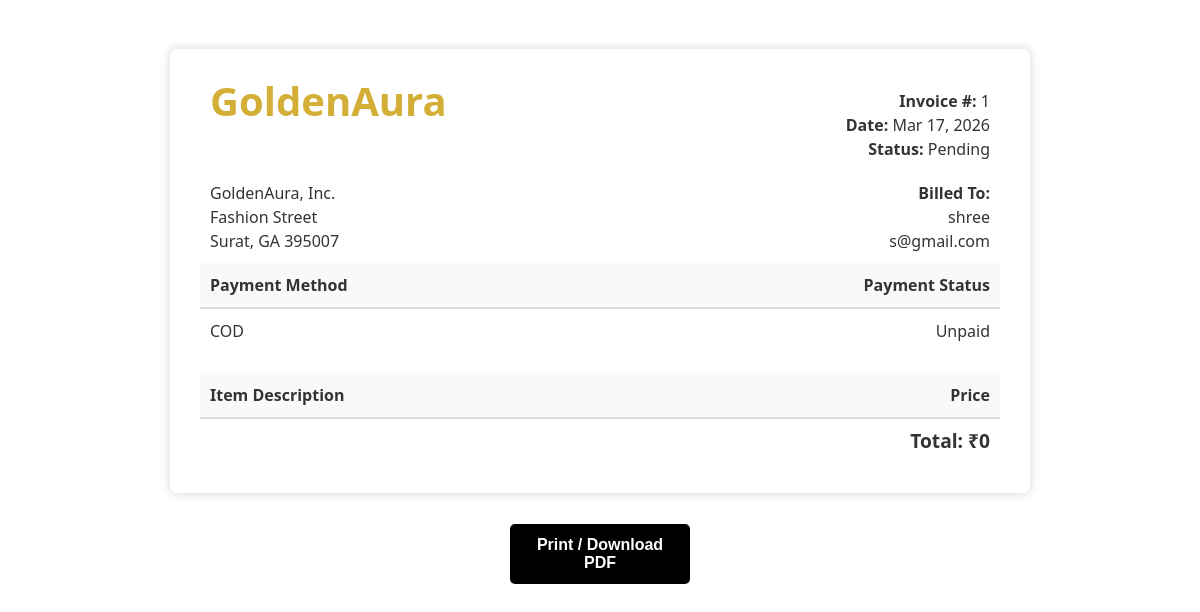
Before: /orders/1/invoice/ (signed in) with the older database file.
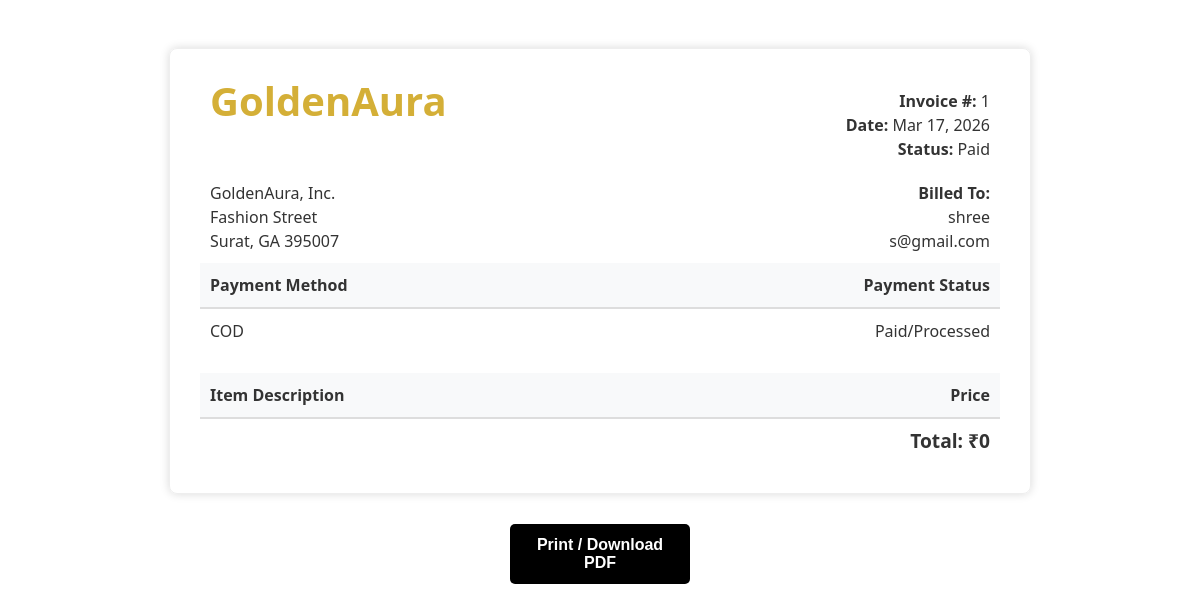
After: the same page with the newer database file.
### store/models.py (models this page shows, shortened)
class Order(models.Model):
    STATUS_CHOICES = [
        ("Pending", "Pending"),
        ("Paid", "Paid"),
        ("Shipped", "Shipped"),
        ("Delivered", "Delivered"),
        ("Cancelled", "Cancelled"),
    ]
    user = models.ForeignKey(User, on_delete=models.CASCADE)
    products = models.ManyToManyField("Product")
    status = models.CharField(max_length=20, choices=STATUS_CHOICES, default="Pending")
    payment_method = models.CharField(max_length=20)
    created_at = models.DateTimeField(auto_now_add=True)

### store/views.py (the view)
# urls.py: path("orders/<int:order_id>/invoice/", views.generate_invoice, name="generate_invoice"),
@login_required
def generate_invoice(request, order_id):
    order = get_object_or_404(Order, id=order_id, user=request.user)
    total = sum(product.price for product in order.products.all())
    return render(request, "store/invoice.html", {"order": order, "total": total})

### store/templates/store/invoice.html (shortened to what this page needs)
<!DOCTYPE html>
<html lang="en">
<head>
</head>
<body>
    <div class="invoice-box">
        <table cellpadding="0" cellspacing="0">
            <tr class="top">
                <td colspan="2">
                    <table>
                        <tr>
                            <td class="title">GoldenAura</td>
                            <td style="text-align: right;">
                                <strong>Invoice #:</strong> {{ order.id }}<br>
                                <strong>Date:</strong> {{ order.created_at|date:"M d, Y" }}<br>
                                <strong>Status:</strong> {{ order.status }}
                            </td>
                        </tr>
                    </table>
                </td>
            </tr>
            <tr class="information">
                <td colspan="2">
                    <table>
                        <tr>
                            <td>
                                GoldenAura, Inc.<br>
                                Fashion Street<br>
                                Surat, GA 395007
                            </td>
                            <td style="text-align: right;">
                                <strong>Billed To:</strong><br>
                                {{ order.user.username }}<br>
                                {% if order.user.email %}{{ order.user.email }}{% endif %}
                            </td>
                        </tr>
                    </table>
                </td>
            </tr>
            <tr class="heading">
                <td class="header" style="padding: 10px;">Payment Method</td>
                <td class="header" style="text-align: right; padding: 10px;">Payment Status</td>
            </tr>
            <tr class="details">
                <td style="padding: 10px; margin-bottom: 20px; display: block;">{{ order.payment_method }}</td>
                <td style="text-align: right; padding: 10px;">
                    {% if order.status == 'Pending' %}Unpaid{% else %}Paid/Processed{% endif %}
                </td>
            </tr>
            <tr class="heading">
                <td class="header" style="padding: 10px; margin-top: 20px;">Item Description</td>
                <td class="header" style="text-align: right; padding: 10px;">Price</td>
            </tr>
            <tr class="total">
                <td></td>
                <td style="text-align: right; padding: 10px;">
                    Total: ₹{{ total }}
                </td>
            </tr>
        </table>
    </div>
    <button class="print-btn" onclick="window.print()">Print / Download PDF</button>
</body>
</html>

Changed rows visible on the page:
changed Order "COD": status "Pending" → "Paid"
Other visible differences:
text no longer shown: "Unpaid"
text now shown: "Paid/Processed"
